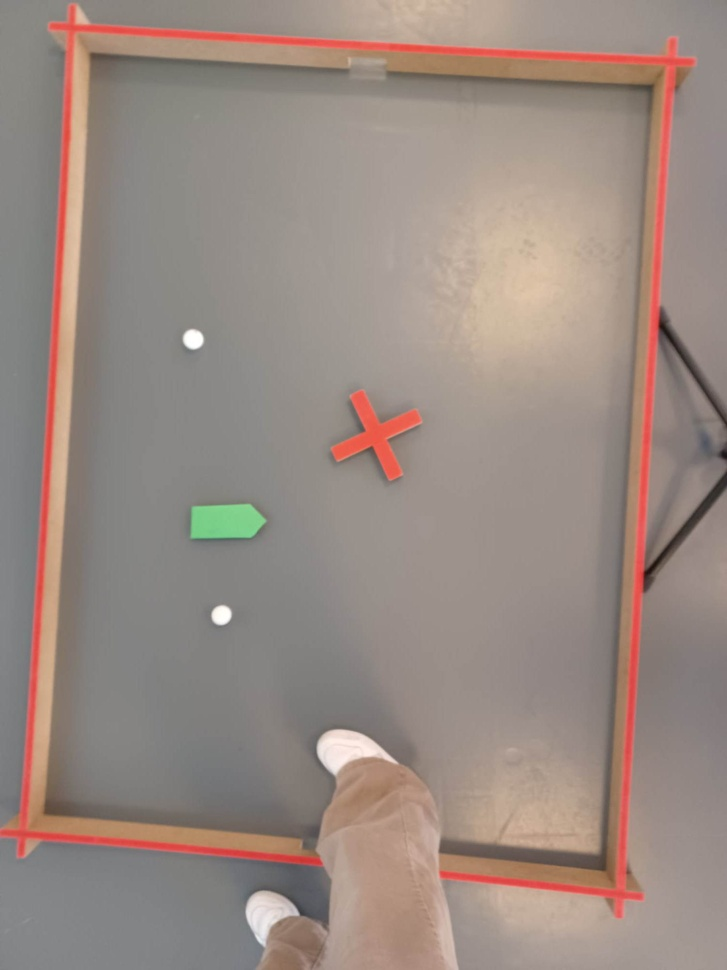
#> input picture images/testimage1.jpg, 727 x 970 px, shrunk from 1500 x 2000 before the run, given in place of the camera
$ python findClosestBallToRobotWithLineAndField.py
#> lines starting #> are read from the running program, lines starting #| are printed output that depends on the picture; after the words box and inside, x2 and y2 are one past the last pixel; in counts of white or black regions, pixels touching at a corner belong together
import cv2
import numpy as np

cap = cv2.VideoCapture(0)

lower_green = np.array([30, 30, 30], dtype=np.uint8)
upper_green = np.array([80, 255, 255], dtype=np.uint8)
lower_white = np.array([0, 0, 200])
upper_white = np.array([180, 30, 255])
red_lower = np.array([0, 100, 100])
red_upper = np.array([10, 255, 255])

kernel = np.ones((5, 5), np.uint8)

real_width_cm = 10
width_in_pixels = 100

conversion_factor = real_width_cm / width_in_pixels

def calculate_distance(pt1, pt2):
    return np.sqrt((pt1[0] - pt2[0])**2 + (pt1[1] - pt2[1])**2)

while True:
    ret, frame = cap.read()
#> frame is the input picture: shape (970, 727, 3); mean B, G, R 130.3, 138, 153.4
    frame = cv2.flip(frame, 1)

    hsv = cv2.cvtColor(frame, cv2.COLOR_BGR2HSV)
#> hsv: shape (970, 727, 3); mean H, S, V 22.5, 35.4, 153.9

    mask_green = cv2.inRange(hsv, lower_green, upper_green)
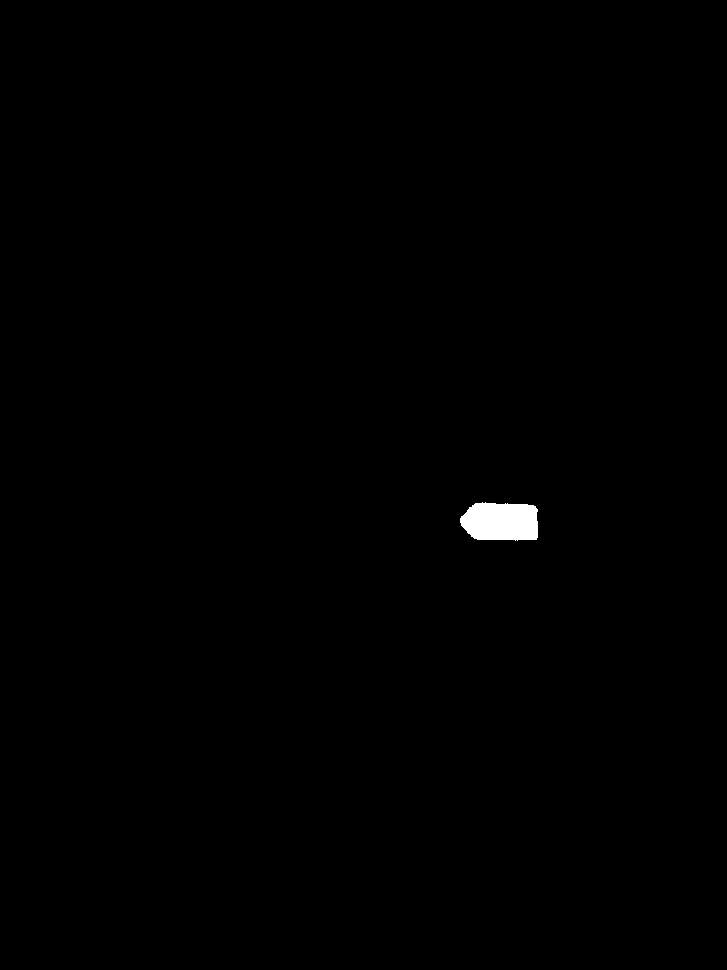
#> mask_green: shape (970, 727); 0.37% white; 1 white region, box (x1, y1, x2, y2) and area: (460, 502, 538, 541) 2586
    mask_white = cv2.inRange(hsv, lower_white, upper_white)
#> mask_white: shape (970, 727); 0.49% white; 7 white regions (3 under 20 px), largest, box (x1, y1, x2, y2) and area: (332, 730, 409, 775) 1589, (434, 893, 481, 946) 1262, (524, 329, 544, 349) 303, (496, 606, 515, 625) 289
    mask_red = cv2.inRange(hsv, red_lower, red_upper)
#> mask_red: shape (970, 727); 4.4% white; 9 white regions (7 under 20 px), largest, box (x1, y1, x2, y2) and area: (32, 4, 727, 918) 28224, (306, 390, 396, 480) 2834

    mask_green = cv2.erode(mask_green, kernel, iterations=1)
#> mask_green: shape (970, 727); 0.3% white; 1 white region, box (x1, y1, x2, y2) and area: (462, 505, 536, 538) 2133
    mask_green = cv2.dilate(mask_green, kernel, iterations=1)
#> mask_green: shape (970, 727); 0.37% white; 1 white region, box (x1, y1, x2, y2) and area: (460, 503, 538, 540) 2577
    mask_white = cv2.erode(mask_white, kernel, iterations=1)
#> mask_white: shape (970, 727); 0.31% white; 4 white regions, box (x1, y1, x2, y2) and area: (349, 736, 407, 771) 1047, (439, 896, 479, 941) 857, (526, 332, 541, 347) 163, (498, 608, 513, 622) 153
    mask_white = cv2.dilate(mask_white, kernel, iterations=1)
#> mask_white: shape (970, 727); 0.46% white; 4 white regions, box (x1, y1, x2, y2) and area: (347, 734, 409, 773) 1451, (437, 894, 481, 943) 1239, (524, 330, 543, 349) 299, (496, 606, 515, 624) 285
    mask_red = cv2.erode(mask_red, kernel, iterations=1)
#> mask_red: shape (970, 727); 2.4% white; 9 white regions, largest, box (x1, y1, x2, y2) and area: (34, 7, 727, 854) 11005, (83, 530, 177, 913) 2807, (308, 393, 393, 478) 1927
    mask_red = cv2.dilate(mask_red, kernel, iterations=1)
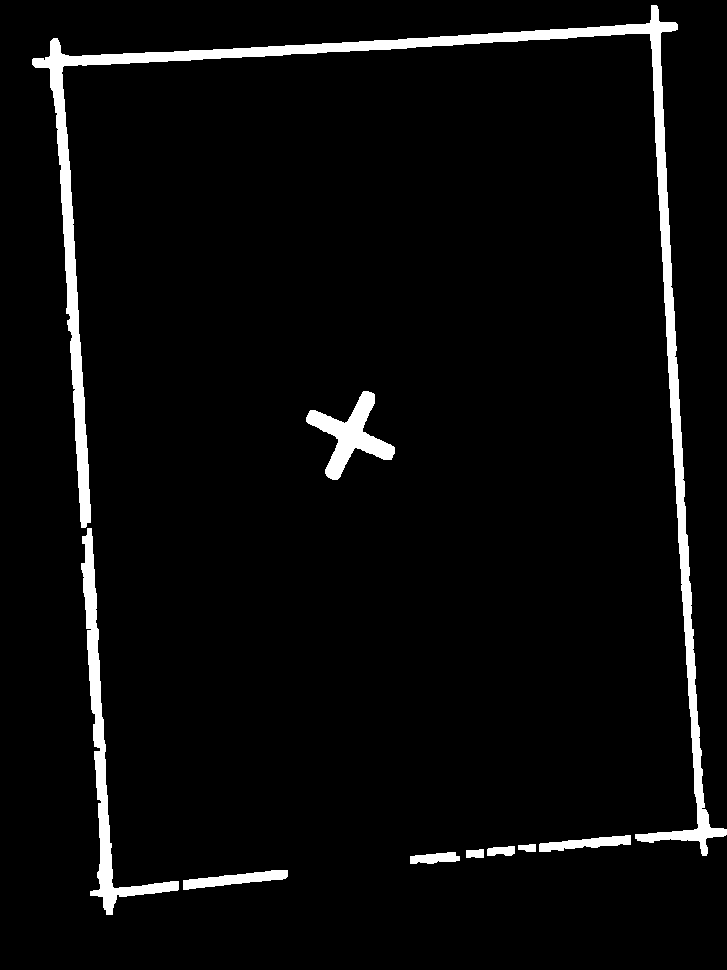
#> mask_red: shape (970, 727); 4.3% white; 9 white regions

    blur_red = cv2.blur(mask_red,(14,14))
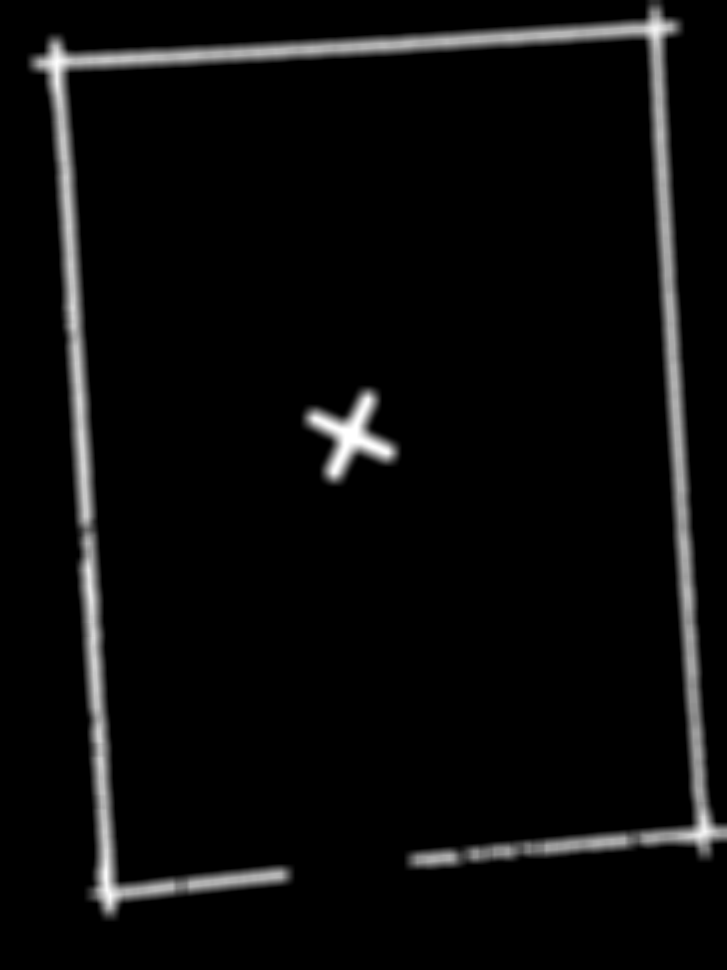
#> blur_red: shape (970, 727); min 0, max 255, mean 11

    contours_red, _ = cv2.findContours(blur_red, cv2.RETR_LIST, cv2.CHAIN_APPROX_NONE)
#> contours_red = 2 contours; box (x1, y1, x2, y2) and area: (26, 0, 727, 922) 64626, (300, 385, 402, 487) 5687
    cv2.drawContours(frame, contours_red, -1, (0,255,0),3)

    contours_green, _ = cv2.findContours(mask_green, cv2.RETR_LIST, cv2.CHAIN_APPROX_NONE)
#> contours_green = 1 contour; box (x1, y1, x2, y2) and area: (460, 503, 538, 540) 2478
    contours_green = sorted(contours_green, key=cv2.contourArea, reverse=True)

    if contours_green:
        M = cv2.moments(contours_green[0])
#> M = moments, m00 2478, centre m10/m00, m01/m00 = (500.8, 521.4)
        cX = int(M["m10"] / M["m00"])
#> cX = 500
        cY = int(M["m01"] / M["m00"])
#> cY = 521
        cv2.circle(frame, (cX, cY), 7, (255, 255, 255), -1)
#> frame: shape (970, 727, 3); mean B, G, R 125.1, 143.1, 146.7
        cv2.putText(frame, f"centroid {cX}, {cY}", (cX - 20, cY - 20), cv2.FONT_HERSHEY_SIMPLEX, 0.5, (255, 255, 255), 2)
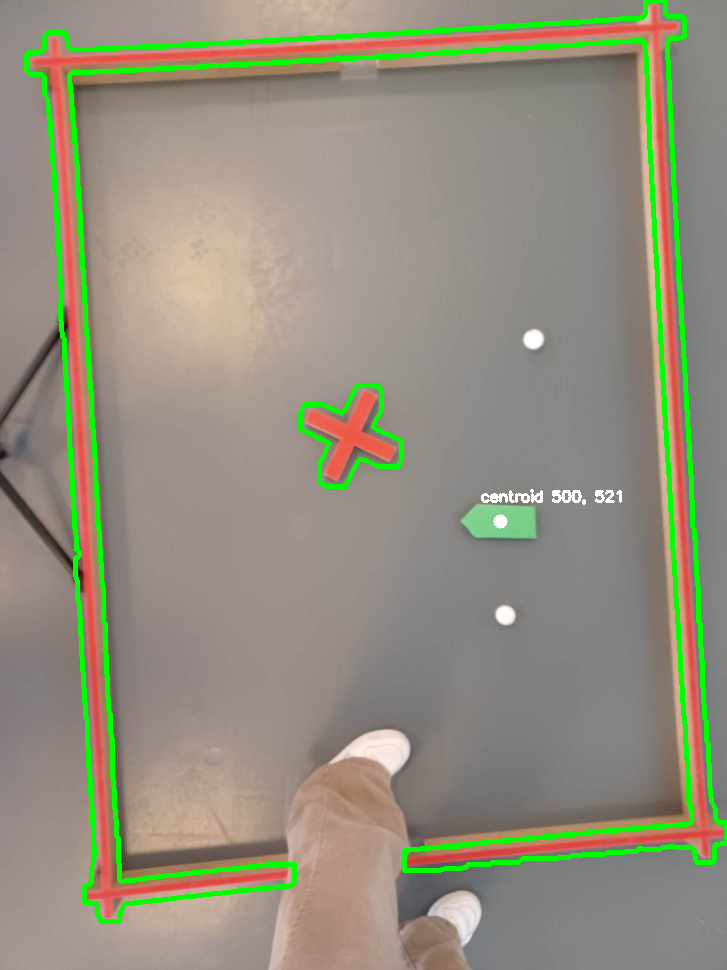
#> frame: shape (970, 727, 3); mean B, G, R 125.3, 143.2, 146.9

        contours_white, _ = cv2.findContours(mask_white, cv2.RETR_EXTERNAL, cv2.CHAIN_APPROX_SIMPLE)
#> contours_white = 4 contours; box (x1, y1, x2, y2) and area: (347, 734, 409, 773) 1374, (437, 894, 481, 943) 1176, (524, 330, 543, 349) 272, (496, 606, 515, 624) 258
        min_distance = np.inf
        closest_ball_center = None

        for cnt in contours_white:
            if cnt.shape[0] > 5:
                (x, y), radius = cv2.minEnclosingCircle(cnt)
                center = (int(x), int(y))
                radius = int(radius)
                if radius > 8 and radius < 20:
                    cv2.circle(frame, center, radius, (0, 255, 0), 2)
                    cv2.putText(frame, f"ball {center[0]}, {center[1]}", (center[0] - 20, center[1] - 20), cv2.FONT_HERSHEY_SIMPLEX, 0.5, (0, 255, 0), 2)

                    pixel_distance = calculate_distance(center, (cX, cY))
                    if pixel_distance < min_distance:
                        min_distance = pixel_distance
                        closest_ball_center = center
#> this loop made 4 passes
#> (x, y, radius, pixel_distance, min_distance, closest_ball_center) on pass 3: (504.8, 614.8, 9, 93.09, 93.09, (504, 614))
#> (x, y, radius, center, pixel_distance) on pass 4: (533, 338.5, 10, (533, 338), 186)
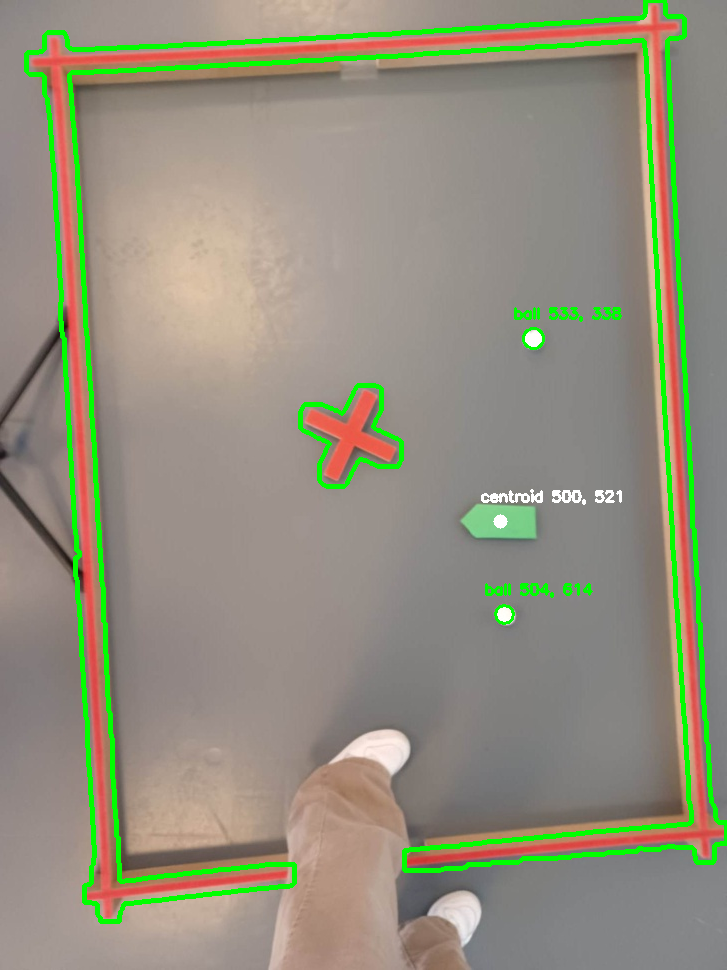
#> frame: shape (970, 727, 3); 0.25% of pixels changed, all inside (x1, y1, x2, y2) = (485, 307, 622, 625)
#> after the loop, min_distance = 93.09

        if closest_ball_center is not None:
            cv2.line(frame, (cX, cY), closest_ball_center, (0, 0, 255), 2)

            distance_cm = min_distance * conversion_factor
#> distance_cm = 9.31
            cv2.putText(frame, f"Distance: {distance_cm:.2f} cm", (cX - 20, cY - 40), cv2.FONT_HERSHEY_SIMPLEX, 0.5, (0, 0, 255), 2)
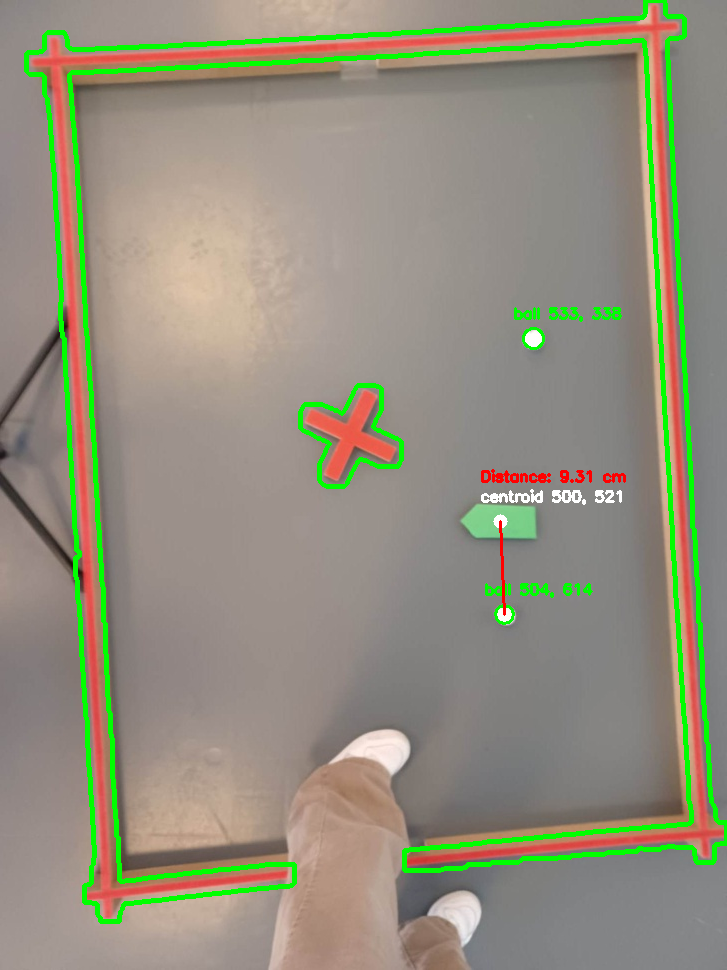
#> frame: shape (970, 727, 3); mean B, G, R 124.7, 143.3, 146.7

    cv2.imshow('All Contours', frame)

    if cv2.waitKey(1) & 0xFF == ord('q'):
#> (key q is pressed here)
        break

cap.release()
cv2.destroyAllWindows()
